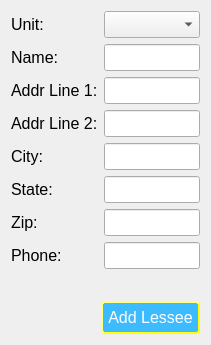
   <widget class="QWidget" name="formLayoutWidget">
    <property name="geometry">
     <rect>
      <x>20</x>
      <y>80</y>
      <width>211</width>
      <height>331</height>
     </rect>
    </property>
    <layout class="QFormLayout" name="formLayoutAddGroup">
     <item row="0" column="0">
      <widget class="QLabel" name="lblUnit">
       <property name="font">
        <font>
         <pointsize>12</pointsize>
        </font>
       </property>
       <property name="text">
        <string>Unit:</string>
       </property>
      </widget>
     </item>
     <item row="0" column="1">
      <widget class="QComboBox" name="cmbUnitsAvail">
       <property name="font">
        <font>
         <pointsize>12</pointsize>
        </font>
       </property>
      </widget>
     </item>
     <item row="1" column="0">
      <widget class="QLabel" name="lblName">
       <property name="font">
        <font>
         <pointsize>12</pointsize>
        </font>
       </property>
       <property name="text">
        <string>Name:</string>
       </property>
      </widget>
     </item>
     <item row="1" column="1">
      <widget class="QLineEdit" name="txtName">
       <property name="font">
        <font>
         <pointsize>12</pointsize>
        </font>
       </property>
      </widget>
     </item>
     <item row="2" column="0">
      <widget class="QLabel" name="lblAddrL1">
       <property name="font">
        <font>
         <pointsize>12</pointsize>
        </font>
       </property>
       <property name="text">
        <string>Addr Line 1:</string>
       </property>
      </widget>
     </item>
     <item row="2" column="1">
      <widget class="QLineEdit" name="txtAddrL1">
       <property name="font">
        <font>
         <pointsize>12</pointsize>
        </font>
       </property>
      </widget>
     </item>
     <item row="3" column="0">
      <widget class="QLabel" name="lblAddrL2">
       <property name="font">
        <font>
         <pointsize>12</pointsize>
        </font>
       </property>
       <property name="text">
        <string>Addr Line 2:</string>
       </property>
      </widget>
     </item>
     <item row="3" column="1">
      <widget class="QLineEdit" name="txtAddrL2">
       <property name="font">
        <font>
         <pointsize>12</pointsize>
        </font>
       </property>
      </widget>
     </item>
     <item row="4" column="0">
      <widget class="QLabel" name="lblCity">
       <property name="font">
        <font>
         <pointsize>12</pointsize>
        </font>
       </property>
       <property name="text">
        <string>City:</string>
       </property>
      </widget>
     </item>
     <item row="4" column="1">
      <widget class="QLineEdit" name="txtCity">
       <property name="font">
        <font>
         <pointsize>12</pointsize>
        </font>
       </property>
      </widget>
     </item>
     <item row="5" column="0">
      <widget class="QLabel" name="lblState">
       <property name="font">
        <font>
         <pointsize>12</pointsize>
        </font>
       </property>
       <property name="text">
        <string>State:</string>
       </property>
      </widget>
     </item>
     <item row="5" column="1">
      <widget class="QLineEdit" name="txtState">
       <property name="font">
        <font>
         <pointsize>12</pointsize>
        </font>
       </property>
      </widget>
     </item>
     <item row="6" column="0">
      <widget class="QLabel" name="lblZip">
       <property name="font">
        <font>
         <pointsize>12</pointsize>
        </font>
       </property>
       <property name="text">
        <string>Zip:</string>
       </property>
      </widget>
     </item>
     <item row="6" column="1">
      <widget class="QLineEdit" name="txtZip">
       <property name="font">
        <font>
         <pointsize>12</pointsize>
        </font>
       </property>
      </widget>
     </item>
     <item row="7" column="0">
      <widget class="QLabel" name="lblPhone">
       <property name="font">
        <font>
         <pointsize>12</pointsize>
        </font>
       </property>
       <property name="text">
        <string>Phone:</string>
       </property>
      </widget>
     </item>
     <item row="7" column="1">
      <widget class="QLineEdit" name="txtPhone">
       <property name="font">
        <font>
         <pointsize>12</pointsize>
        </font>
       </property>
      </widget>
     </item>
     <item row="8" column="0" colspan="2">
      <spacer name="horizontalSpacer">
       <property name="orientation">
        <enum>Qt::Orientation::Horizontal</enum>
       </property>
       <property name="sizeHint" stdset="0">
        <size>
         <width>40</width>
         <height>20</height>
        </size>
       </property>
      </spacer>
     </item>
     <item row="9" column="0" colspan="2">
      <layout class="QGridLayout" name="gridLayoutAddBtn">
       <item row="0" column="0">
        <spacer name="horizontalSpacer_5">
         <property name="orientation">
          <enum>Qt::Orientation::Horizontal</enum>
         </property>
         <property name="sizeHint" stdset="0">
          <size>
           <width>40</width>
           <height>20</height>
          </size>
         </property>
        </spacer>
       </item>
       <item row="0" column="1">
        <widget class="QPushButton" name="btnAddLessee">
         <property name="sizePolicy">
          <sizepolicy hsizetype="Minimum" vsizetype="Fixed">
           <horstretch>0</horstretch>
           <verstretch>0</verstretch>
          </sizepolicy>
         </property>
         <property name="font">
          <font>
           <pointsize>12</pointsize>
          </font>
         </property>
         <property name="styleSheet">
          <string notr="true">background-color:rgb(61, 187, 255);
color: white;
border-style:outset;
border-width:2px;
border-radius:4px;
border-color:rgb(255, 255, 0);
padding:5px;</string>
         </property>
         <property name="text">
          <string>Add Lessee</string>
         </property>
        </widget>
       </item>
      </layout>
     </item>
    </layout>
   </widget>
